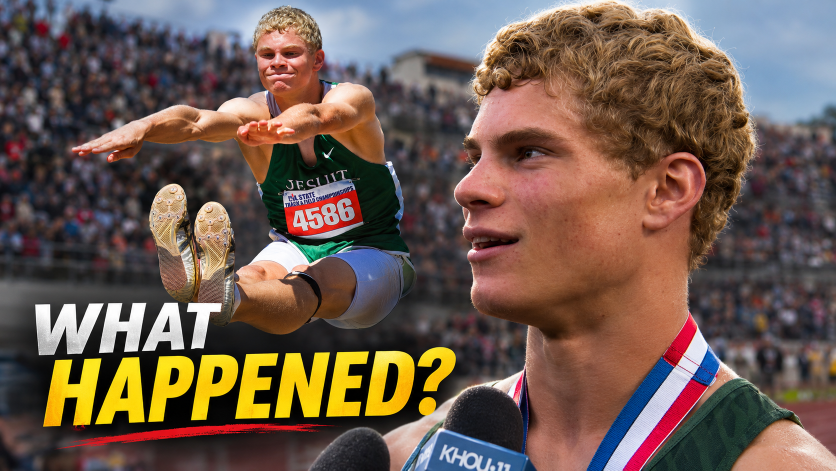
#> input picture examples/thumbnails/user_boling_what_happened.png, 1672 x 941 px (shown at 1/2 size)
$ python depth_still.py ../examples/thumbnails/user_boling_what_happened.png ../examples/thumbnails/user_boling_what_happened.png 1.0 1.0 1.0
#> lines starting #> are read from the running program, lines starting #| are printed output that depends on the picture
"""Depth-pull still (cinematic step-up, 25 Nov 2026): turns a photo into a 1920x1080 clip with a 2.5D feel.
Background plate = the photo filled and blurred, slowly pulling back; foreground = the sharp photo (fit for
portrait, soft-edged for landscape) slowly pushing in. Different speeds read as depth. No grain.
usage: python3 depth_still.py IN.jpg OUT.mp4 [seconds=10] [focus_x=0.5] [focus_y=0.45]"""
import sys, subprocess
from PIL import Image, ImageFilter, ImageDraw, ImageEnhance
W, H, FPS = 1920, 1080, 24
src, out = sys.argv[1], sys.argv[2]; dur = float(sys.argv[3]) if len(sys.argv) > 3 else 10.0
fx = float(sys.argv[4]) if len(sys.argv) > 4 else 0.5; fy = float(sys.argv[5]) if len(sys.argv) > 5 else 0.45
im = Image.open(src).convert("RGB"); iw, ih = im.size
#> further down, im is the input picture: PIL image 1672x941 RGB; mean R, G, B 110.4, 90.5, 79.4
#> after `iw, ih = im.size`: iw = 1672; ih = 941
def fill(img, w, h):
#> called with w = 2150, h = 1209
    s = max(w / img.width, h / img.height); r = img.resize((int(img.width * s) + 1, int(img.height * s) + 1), Image.LANCZOS)
#> after `s = max(w / img.width, h / img.height)`: s = 1.29
    x = int((r.width - w) * fx); y = int((r.height - h) * fy); return r.crop((x, y, x + w, y + h))
#> after `x = int((r.width - w) * fx)`: x = 1
#> after `y = int((r.height - h) * fy)`: y = 2
#> after `return r.crop((x, y, x + w, y + h))`:
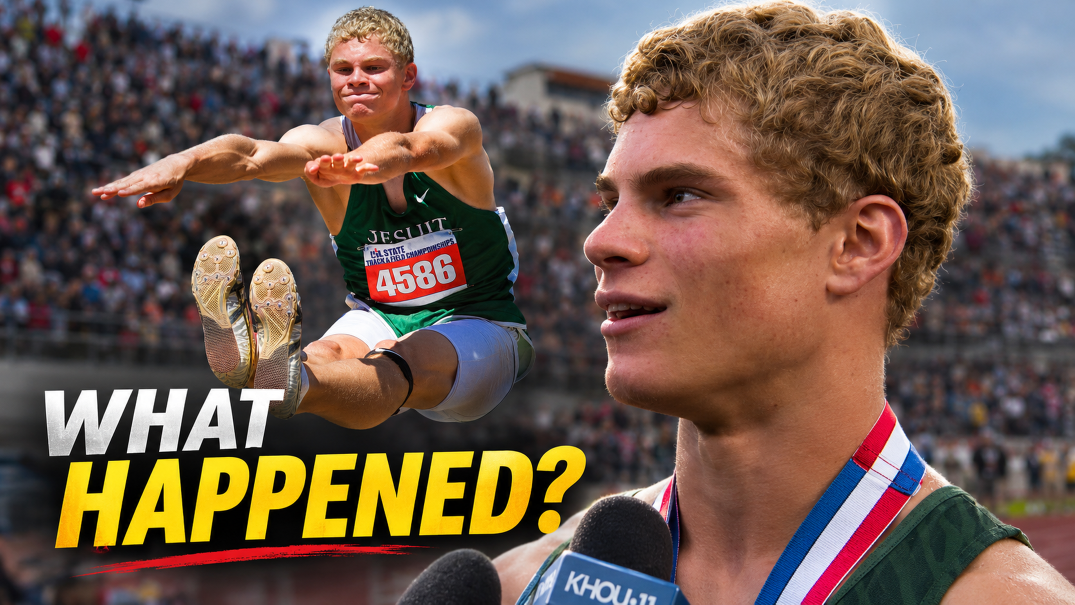
#> returned value: PIL image 2150x1209 RGB (shown at 1/2 size); mean R, G, B 110.4, 90.4, 79.2
bg0 = ImageEnhance.Brightness(fill(im, int(W * 1.12), int(H * 1.12)).filter(ImageFilter.GaussianBlur(28))).enhance(0.55)
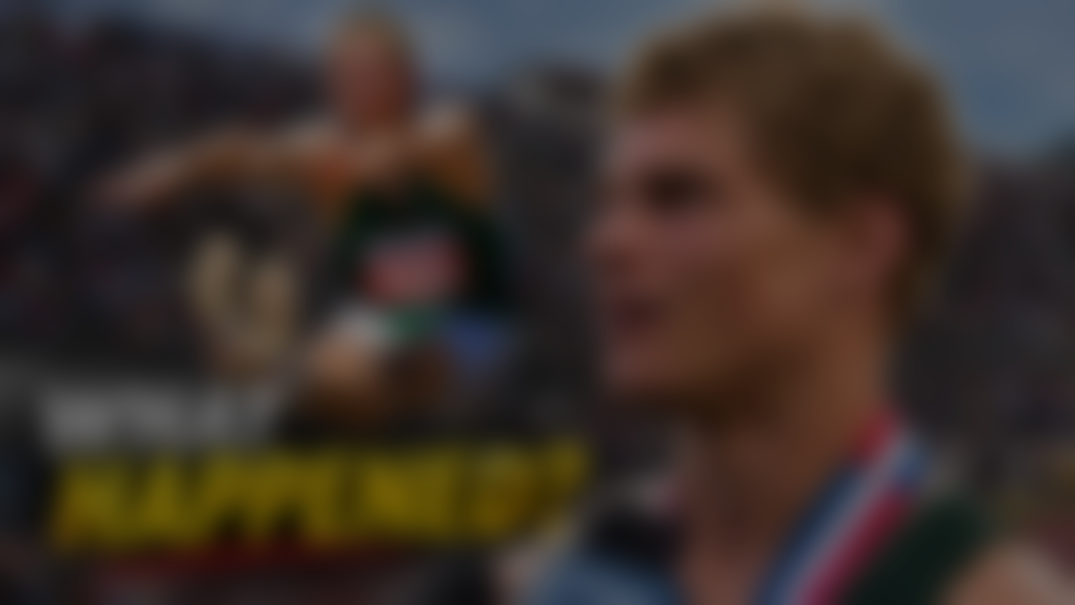
#> bg0: PIL image 2150x1209 RGB (shown at 1/2 size); mean R, G, B 60.2, 49.2, 43.1
portrait = ih > iw * 0.9
#> portrait = False
if portrait:
    s = (H * 0.98) / ih; fg0 = im.resize((int(iw * s), int(ih * s)), Image.LANCZOS)
    mask0 = Image.new("L", fg0.size, 255)
else:
    fg0 = fill(im, W, H); mask0 = Image.new("L", fg0.size, 0); d = ImageDraw.Draw(mask0)
#> call 2 of fill, with w = 1920, h = 1080
#> in fill (call 2), `return r.crop((x, y, x + w, y + h))`:
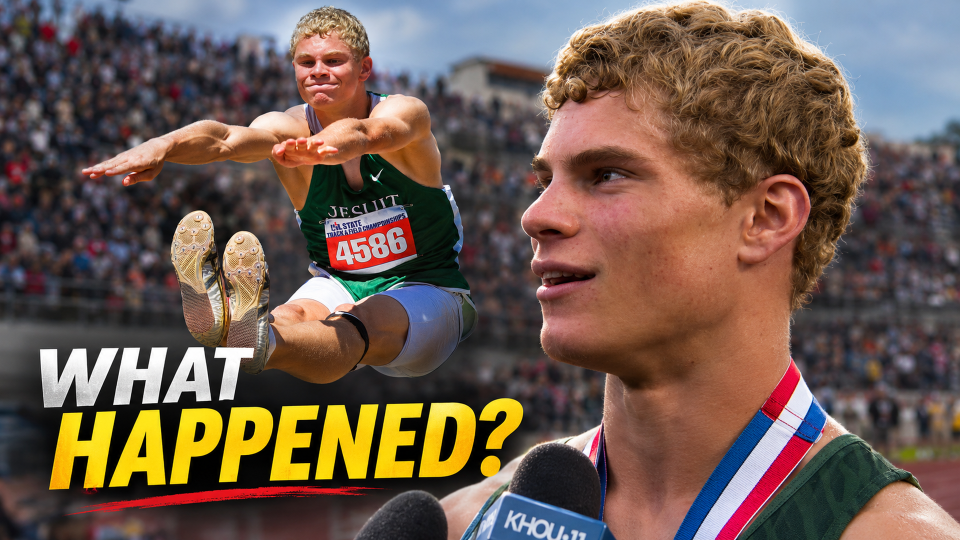
#> returned value: PIL image 1920x1080 RGB (shown at 1/2 size); mean R, G, B 110.4, 90.4, 79.3
#> after `mask0 = Image.new('L', fg0.size, 0)`: mask0: PIL image 1920x1080 L; every value is 0
    d.rounded_rectangle([60, 40, W - 60, H - 40], 80, fill=255); mask0 = mask0.filter(ImageFilter.GaussianBlur(70))
#> after `mask0 = mask0.filter(ImageFilter.GaussianBlur(70))`:
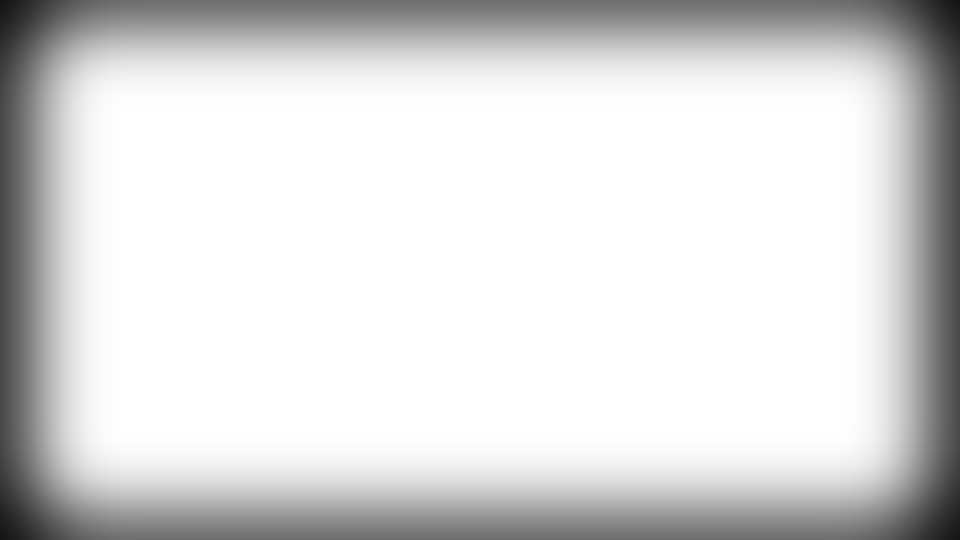
#> mask0: PIL image 1920x1080 L (shown at 1/2 size); min 19, max 255, mean 216.4
n = int(dur * FPS)
#> (the run stopped early here; a loop or call above may not have finished)
